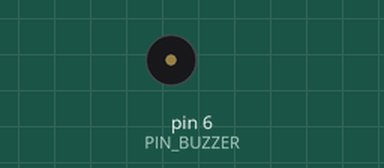
This program was run on a simulated Arduino Uno, built with avr-gcc and run on an emulated ATmega328P. Shown: buzzer (waves = sounding). What the program prints to the serial monitor is not drawn.

Above: at 1.0 s.
Timing chart, 0 to 2.5 s (numbered marks = the images above):
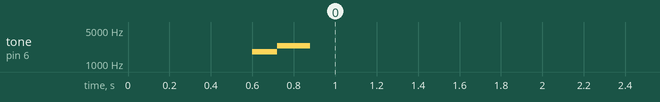

The program:

main.cpp
```cpp
// Buzzer-only isolation test. Pin 6, direct GPIO drive via tone()/noTone()
// — no resistor or transistor needed for a small piezo buzzer (a few mA,
// well under the Uno's per-pin comfort limit).
//
// Press any key + Enter in the Serial Monitor to chirp again.

#include <Arduino.h>

#define PIN_BUZZER 6

void chirp() {
    Serial.println(F("chirp"));
    tone(PIN_BUZZER, 1800); delay(120);
    tone(PIN_BUZZER, 2400); delay(160);
    noTone(PIN_BUZZER);
}

void setup() {
    Serial.begin(115200);
    delay(600);
    pinMode(PIN_BUZZER, OUTPUT);
    Serial.println(F("\n=== BUZZER-ONLY isolation test ==="));
    chirp();
    Serial.println(F("send any character to chirp again"));
}

void loop() {
    if (Serial.available()) {
        while (Serial.available()) Serial.read();   // drain the whole line
        chirp();
    }
    delay(30);
}
```
